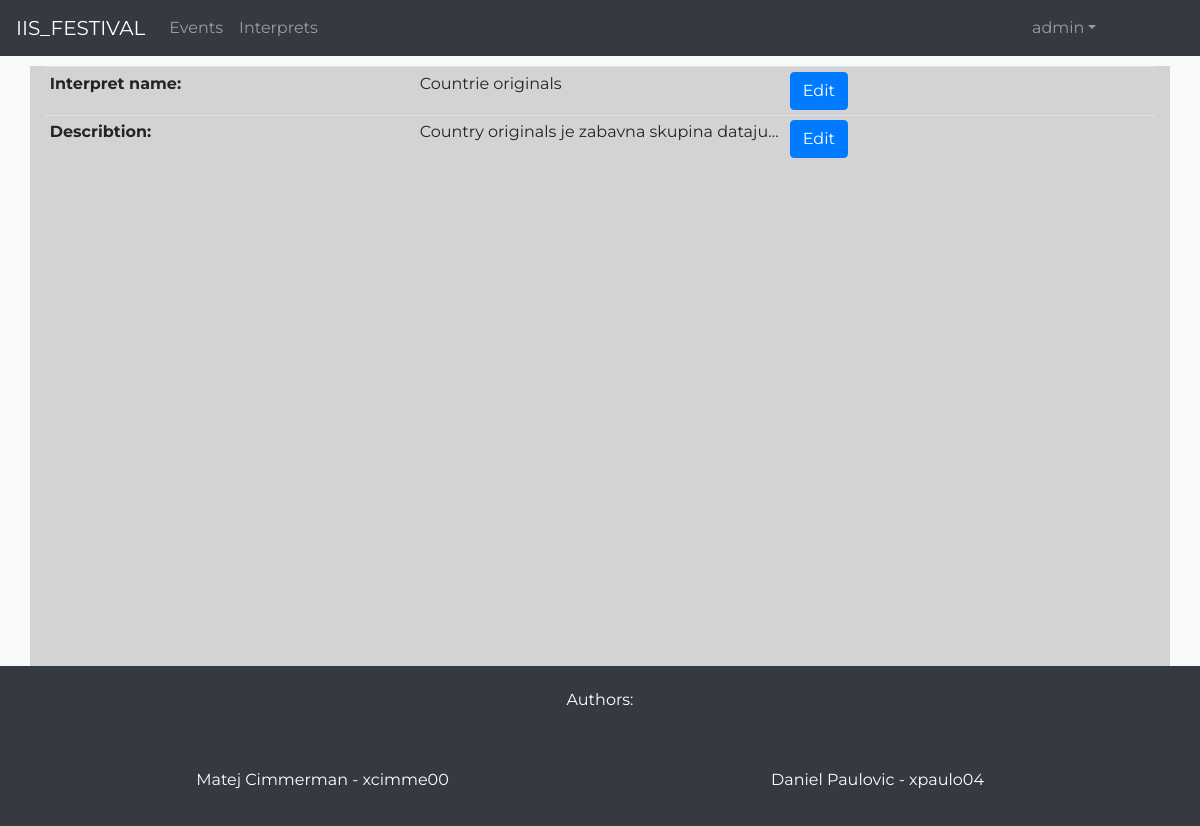
Screenshot of /manage_interpret.php?id=1 (signed in) with the database file from the repository.
### tables this page shows
CREATE TABLE INTERPRET (
    InterpretID int PRIMARY KEY AUTO_INCREMENT NOT NULL,
    Owner int,
    Describtion varchar(255),
    FOREIGN KEY (Owner) REFERENCES USERS(UserID),
    Name varchar(128)
);

### src/php/includes/general_functions.include.php (called while the page is built, shortened)
<?php
function interpret_exists_byid($conn, $id)
{
    $sql = "SELECT * FROM INTERPRET WHERE InterpretID = ?;";
    $stmt = mysqli_stmt_init($conn);
    if(!mysqli_stmt_prepare($stmt, $sql))
    {
        header("location: ../../interpret.php?error=stmt_failed");
        exit();
    }
    mysqli_stmt_bind_param($stmt, "s", $id);
    mysqli_stmt_execute($stmt);
    $result = mysqli_stmt_get_result($stmt);
    if($row = mysqli_fetch_assoc($result))
    {
        return $row;
    }
    else
    {
        $result = false;
        return $result;
    }
}
function is_owner_interpret($conn, $interpretid, $userid)
{
    $query = "SELECT * FROM INTERPRET WHERE InterpretID = $interpretid AND Owner = $userid;";
    $result = mysqli_query($conn, $query);
    $data = array();
    while($row = mysqli_fetch_assoc($result))
    {
        $data[] = $row;
    }
    if(count($data) == 0)
    {
        return false;
    }
    else
    {
        return true;
    }
}

### src/manage_interpret.php (the view)
<?php
    include_once 'header.php';
?>
    <div class="container fullscreen-container wider-container">
        <?php
            if(isset($_SESSION["UserID"]))
            {
                require_once 'php/includes/database_handler.include.php';
                require_once 'php/includes/general_functions.include.php';
                if(!isset($_GET["id"]))
                {
                    echo "<p>Interpret not found.</p>";
                }
                else
                {
                    if(is_owner_interpret($conn, $_GET["id"], $_SESSION["UserID"]) || isset($_SESSION["admin"]))
                    {
                        $interpret = interpret_exists_byid($conn, $_GET["id"]);
                        $interpret_id = $_GET["id"];
                        $interpret_name = $interpret["Name"];
                        $describtion = $interpret["Describtion"];
                        echo "
                        <table class=\"table table-sm\">
                            <tr>
                                <th scope=\"col\">Interpret name:</th>
                                <td>$interpret_name</td>
                                <td>
                                    <button type=\"submit\" class=\"btn btn-primary\" id=\"Name\">
                                        <a class=\"text-white\" href=\"edit_interpret.php?info=Name&event_id=$interpret_id\">Edit</a>
                                    </button>
                                </td>
                            </tr>
                            <tr>
                                <th scope=\"col\">Describtion:</th>
                                <td>$describtion</td>
                                <td>
                                    <button type=\"submit\" class=\"btn btn-primary abtn\" id=\"Describtion\">
                                        <a class=\"text-white\" href=\"edit_event.php?info=Describtion&event_id=$event_id\">Edit</a>
                                    </button>
                                </td>
                            </tr>
                        </table>
                        ";
                    }
                    else
                    {
                        echo "<p>Access restricted!</p>";
                    }
                }
            }
            else
            {
                header("location: login.php");
                exit();
            }
        ?>
    </div>
<?php
    include_once 'footer.php';
?>

### src/css/main.css (style rules this page uses)
body { font-family: 'Montserrat',sans-serif; min-height: 100%; }
.fullscreen-container { min-height: 75vh; background-color: lightgray; }
.wider-container { min-width: 80%; }
.abtn { text-decoration: none; color: black; }
table { border-collapse: collapse; width: 100%; margin: 10px 0 0 0; table-layout: fixed; }
table td, table th { height: 40px; max-width: 0; overflow: hidden; text-overflow: ellipsis; white-space: nowrap; text-align: left; padding: 10px; }

### rows the page displays
interpret: Name "Countrie originals", Describtion "Country originals je zabavna skupina dataju…"

### other values shown
$_SESSION["Username"] "admin"
